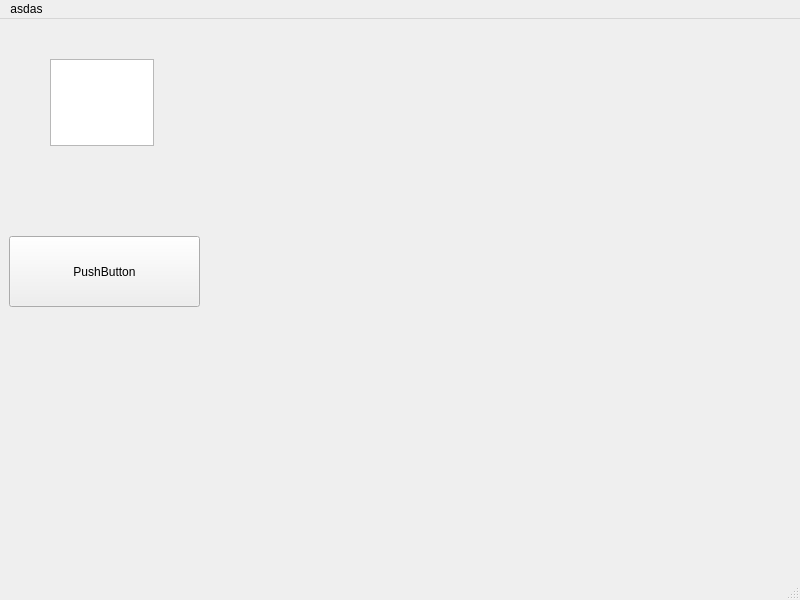
<?xml version="1.0" encoding="UTF-8"?>
<ui version="4.0">
 <class>MainWindow</class>
 <widget class="QMainWindow" name="MainWindow">
  <property name="geometry">
   <rect>
    <x>0</x>
    <y>0</y>
    <width>800</width>
    <height>600</height>
   </rect>
  </property>
  <property name="windowTitle">
   <string>MainWindow</string>
  </property>
  <widget class="QWidget" name="centralwidget">
   <widget class="QPushButton" name="pushButton">
    <property name="geometry">
     <rect>
      <x>9</x>
      <y>217</y>
      <width>191</width>
      <height>71</height>
     </rect>
    </property>
    <property name="text">
     <string>PushButton</string>
    </property>
   </widget>
   <widget class="QTextEdit" name="textEdit">
    <property name="geometry">
     <rect>
      <x>50</x>
      <y>40</y>
      <width>104</width>
      <height>87</height>
     </rect>
    </property>
   </widget>
  </widget>
  <widget class="QMenuBar" name="menubar">
   <property name="geometry">
    <rect>
     <x>0</x>
     <y>0</y>
     <width>800</width>
     <height>26</height>
    </rect>
   </property>
   <widget class="QMenu" name="menuasdas">
    <property name="title">
     <string>asdas</string>
    </property>
    <addaction name="actionasdasdasd"/>
   </widget>
   <addaction name="menuasdas"/>
  </widget>
  <widget class="QStatusBar" name="statusbar"/>
  <action name="actionasdasdasd">
   <property name="text">
    <string>asdasdasd</string>
   </property>
  </action>
 </widget>
 <resources/>
 <connections/>
</ui>
